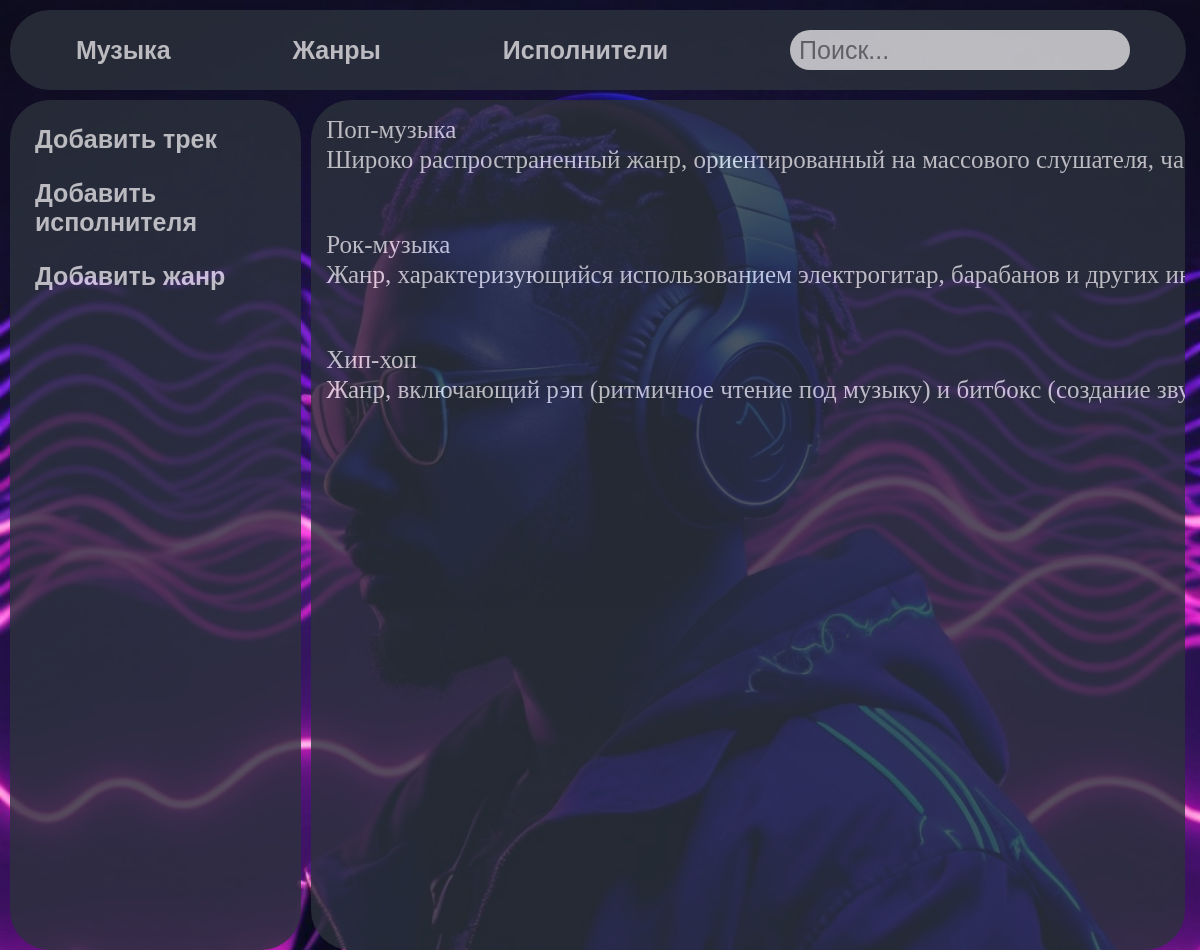
Before: /music/genre/ with the older database file.
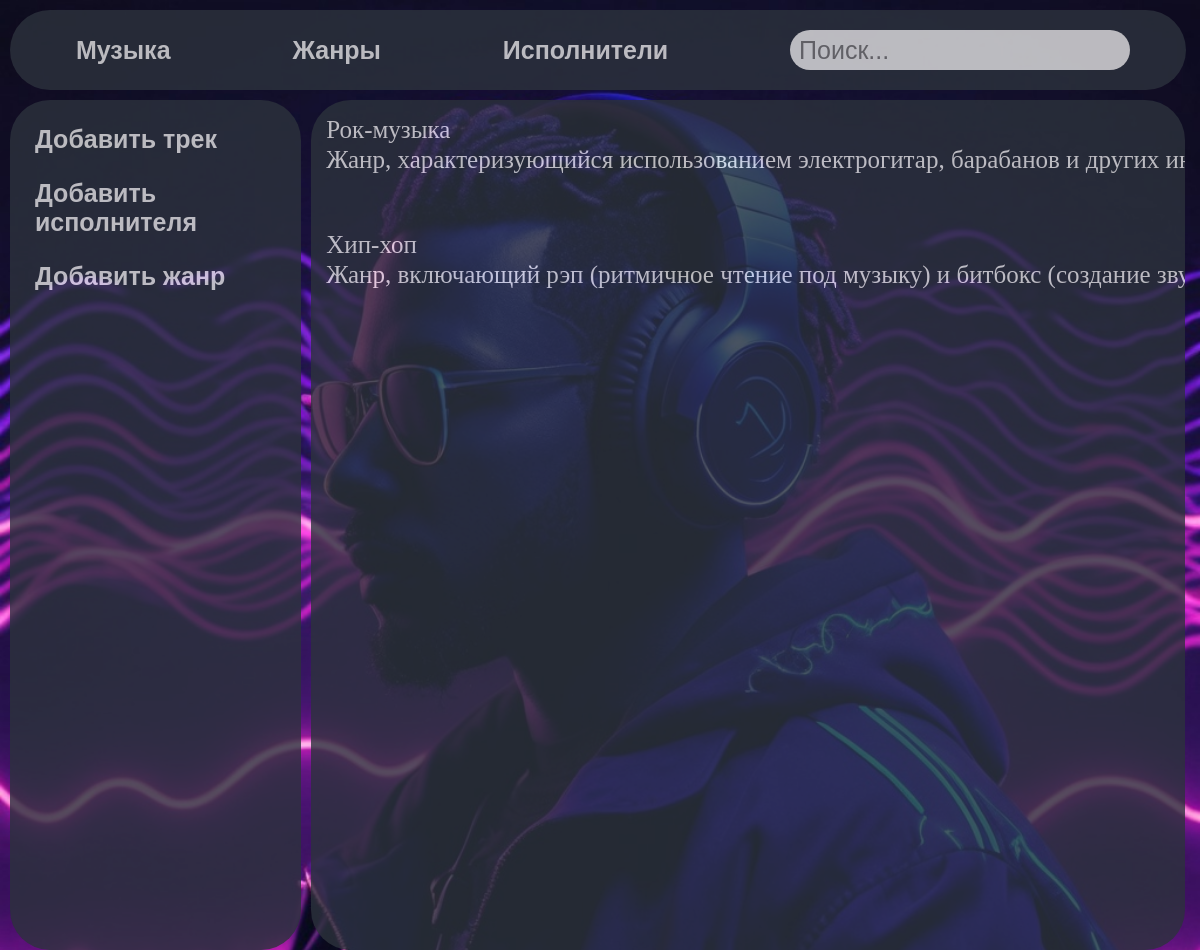
After: the same page with the newer database file.
### music/models.py (models this page shows, shortened)
class TypeMusics(models.Model):
    name_type = models.CharField('Жанр', max_length=250)
    description = models.CharField('Описание', max_length=250)
    class Meta:
        verbose_name = 'Жанр'
        verbose_name_plural = 'Жанры'

### music/views.py (the view)
# urls.py: path('genre/', views.genre, name='genre'),
def genre(request):
    Types = TypeMusics.objects.all()
    return render(request, 'music/genre-list.html', {'Types': Types})

### music/templates/music/genre-list.html
{% extends 'music/music.html' %}
{% block content-right %}
  {% for el in Types %}
    <div class="TypeMusics">
        <h3>
            <a href="{% url 'genre-details' el.id %}" class="btn btn-view">
                {{ el.name_type }}<br>
                {{ el.description }}
            </a>
        </h3>
    </div>
    {% endfor %}
{% endblock %}

Changed rows visible on the page:
removed TypeMusics: name_type "Поп-музыка", description "Широко распространенный жанр, ориентированный на массового слушателя,…"
